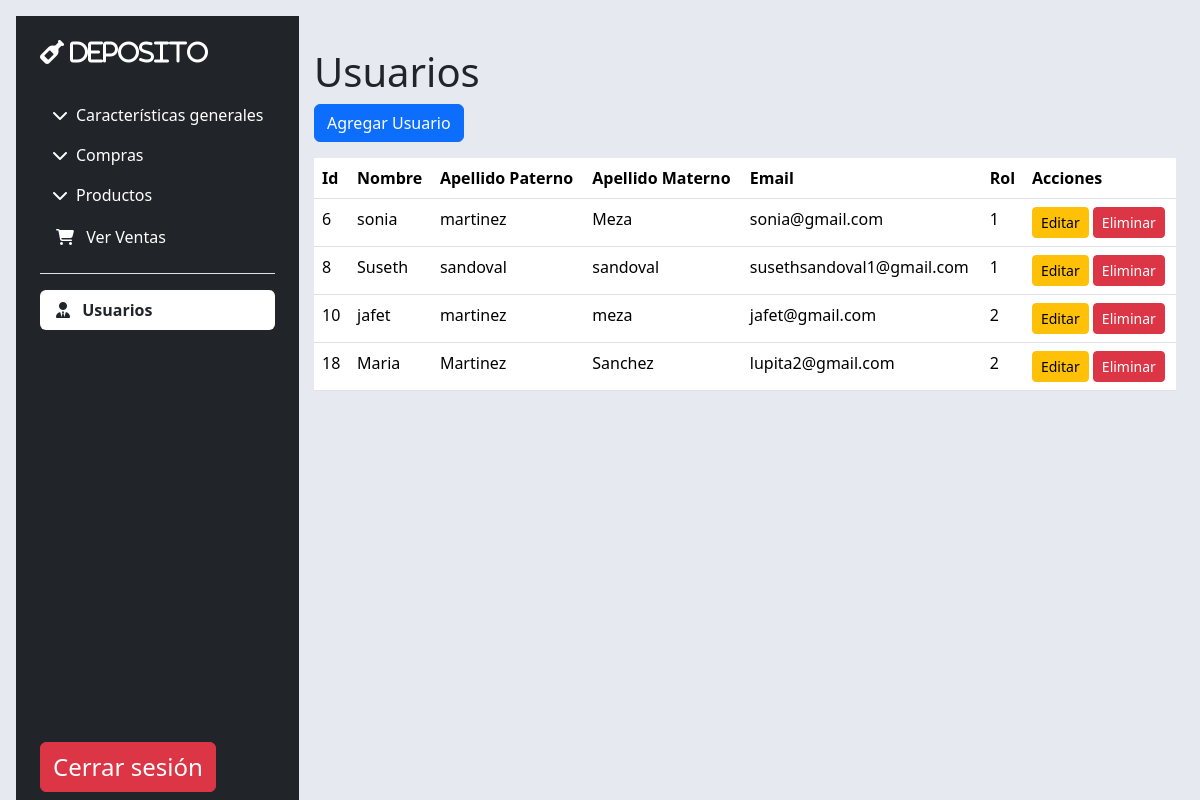
/coper/usuarios.php (signed in), run on the app's committed database.
### tables this page shows
CREATE TABLE `usuarios` (
  `IdUsuario` int NOT NULL AUTO_INCREMENT,
  `Nombre` varchar(50) NOT NULL,
  `Apellido1` varchar(30) NOT NULL,
  `Apellido2` varchar(30) DEFAULT NULL,
  `Email` varchar(50) NOT NULL,
  `Contrasenia` varchar(255) NOT NULL,
  `Foto` blob,
  `status` char(1) NOT NULL DEFAULT '1',
  `Id_Rol` int NOT NULL,
  PRIMARY KEY (`IdUsuario`),
  UNIQUE KEY `unique_email` (`Email`) USING BTREE,
  KEY `usuario-rol` (`Id_Rol`),
  CONSTRAINT `US-ROL` FOREIGN KEY (`Id_Rol`) REFERENCES `rol` (`IdRol`)
);

### coper/usuarios.php (the view, shortened to what this page needs)
<!DOCTYPE html>
<html lang="es">
<head>
    <link href="https://cdn.jsdelivr.net/npm/bootstrap@5.3.3/dist/css/bootstrap.min.css" rel="stylesheet">
</head>
<body>
    <main class="d-flex flex-nowrap h-100">
        <div class="d-flex flex-column flex-shrink-0 p-4 sidebar bg-dark m-3">
            <a href="index.php" class="d-flex align-items-center mb-3 mb-md-0 me-md-auto text-decoration-none">
                <span class="fs-4 text-white fa-solid fa-wine-bottle"> DEPOSITO</span>
            </a>
            <hr>
            <ul class="nav nav-pills flex-column mb-auto">
                <li class="mb-1">
                    <button class="btn btn-toggle d-inline-flex align-items-center rounded border-0 text-white" data-bs-toggle="collapse" data-bs-target="#home-collapse" aria-expanded="false">
                        <i class="fas fa-chevron-down me-2 text-"></i> Características generales
                    </button>
                </li>
                <li class="mb-1">
                    <button class="btn btn-toggle d-inline-flex align-items-center rounded border-0 text-white" data-bs-toggle="collapse" data-bs-target="#comp-collapse" aria-expanded="false">
                        <i class="fas fa-chevron-down me-2"></i> Compras
                    </button>
                </li>
                <li class="mb-1">
                    <button class="btn btn-toggle d-inline-flex align-items-center rounded border-0 collapsed text-white" data-bs-toggle="collapse" data-bs-target="#pro-collapse" aria-expanded="false">
                        <i class="fas fa-chevron-down me-2"></i> Productos
                    </button>
                </li>
                <li class="nav-item"><a href="ver_ventas.php" class="nav-link text-white"><i class="fas fa-shopping-cart me-2 text-white"></i> Ver Ventas</a></li>
                <li class="border-top my-3"></li>
                <li class="nav-item"><a href="usuarios.php" class="nav-link text-dark fw-bold bg-white"><i class="fas fa-user-tie me-2 text-dark"></i> Usuarios</a></li>
            </ul>
            <a href="cerrar_sesion.php" class="d-flex align-items-center mb-4 mb-md-0 me-md-auto text-white text-decoration-none">
                <span class="fs-4 text-white btn btn-danger">Cerrar sesión</span>
            </a>
        </div>
        <div class="content flex-grow-1 mt-4 p-4">
            <h1>Usuarios</h1>
            <a href="agregar_usuario.php" class="btn btn-primary mb-3">Agregar Usuario</a>
            <table class="table">
                <thead>
                    <tr>
                        <th>Id</th>
                        <th>Nombre</th>
                        <th>Apellido Paterno</th>
                        <th>Apellido Materno</th>
                        <th>Email</th>
                        <th>Rol</th>
                        <th>Acciones</th>
                    </tr>
                </thead>
                <tbody>
                    <?php
                    require_once 'conexion/conectar-mysql.php';
                    $sql = "SELECT * FROM usuarios WHERE status='1'";
                    $result = $conexion->query($sql);
                    if ($result->num_rows > 0) {
                        while($row = $result->fetch_assoc()) {
                            echo "<tr>";
                            echo "<td>" . $row["IdUsuario"] . "</td>";
                            echo "<td>" . $row["Nombre"] . "</td>";
                            echo "<td>" . $row["Apellido1"] . "</td>";
                            echo "<td>" . $row["Apellido2"] . "</td>";
                            echo "<td>" . $row["Email"] . "</td>";
                            echo "<td>" . $row["Id_Rol"] . "</td>";
                            echo "<td>";
                            echo "<a href='editar_usuario.php?id=" . $row["IdUsuario"] . "' class='btn btn-warning btn-sm'>Editar</a> ";
                            echo "<a href='eliminar_usuario.php?id=" . $row["IdUsuario"] . "' class='btn btn-danger btn-sm'>Eliminar</a>";
                        echo "</td>";
                        echo "</tr>";
                    }
                } else {
                    echo "<tr><td colspan='6'>No hay usuarios</td></tr>";
                }
                ?>
            </tbody>
        </table>
        </div>
    </main>
</body>
</html>

### coper/usuarios.php (style rules this page uses)
html, body { height: 100%; background-color: rgb(230, 234, 240); }
.sidebar { height: 100%; position: fixed; }
.sidebar .nav-link, .sidebar .btn-toggle { color: #d1e7ff; }
.content { margin-left: 290px; }

### data on the page
usuarios: IdUsuario "6", Nombre "sonia", Apellido1 "martinez", Apellido2 "Meza", Email "sonia@gmail.com", Id_Rol "1"
usuarios: IdUsuario "8", Nombre "Suseth", Apellido1 "sandoval", Apellido2 "sandoval", Email "susethsandoval1@gmail.com", Id_Rol "1"
usuarios: IdUsuario "10", Nombre "jafet", Apellido1 "martinez", Apellido2 "meza", Email "jafet@gmail.com", Id_Rol "2"
usuarios: IdUsuario "18", Nombre "Maria", Apellido1 "Martinez", Apellido2 "Sanchez", Email "lupita2@gmail.com", Id_Rol "2"
